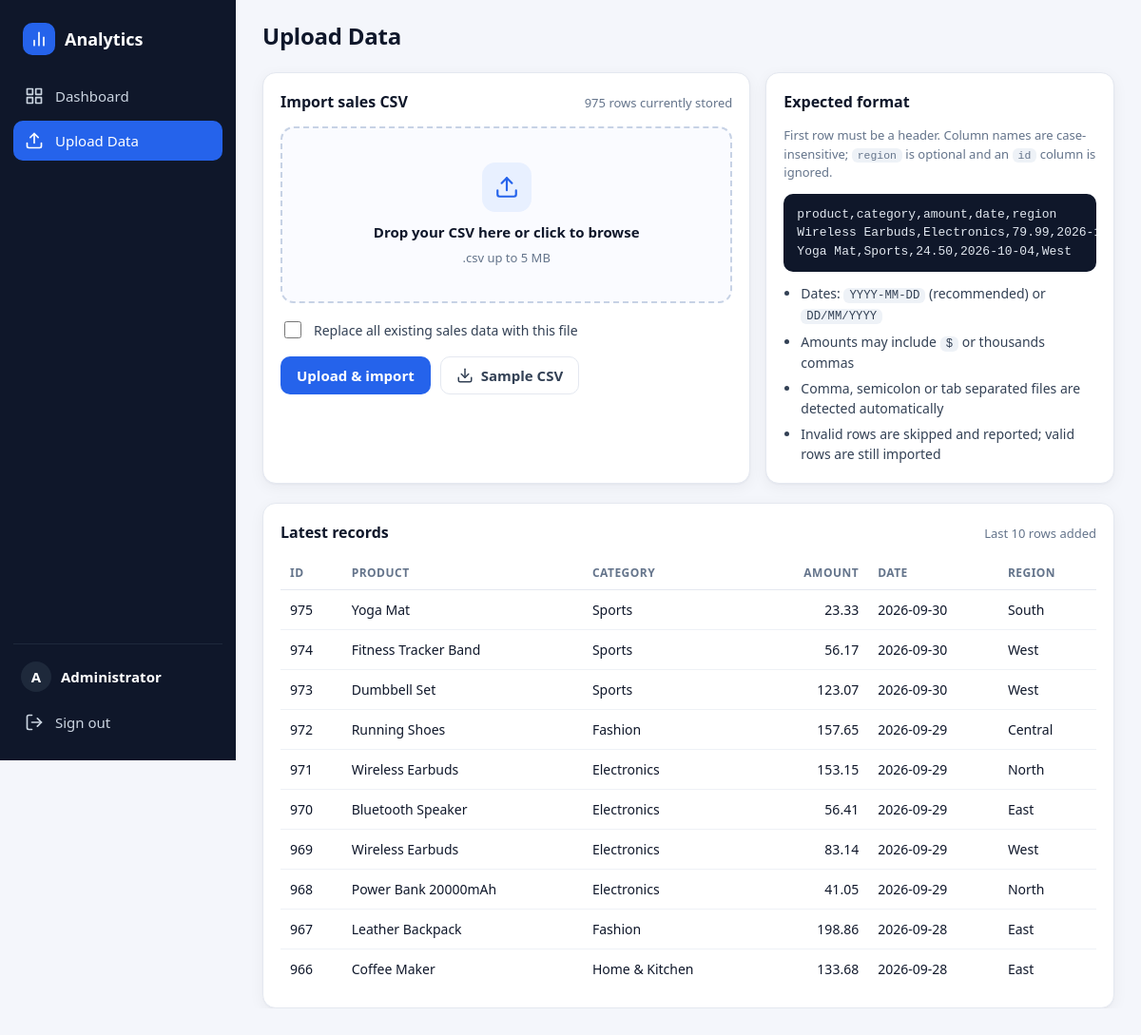
/upload/index.php (signed in), run on the app's committed database.
### tables this page shows
CREATE TABLE `sales_data` (
  `id`       INT UNSIGNED  NOT NULL AUTO_INCREMENT,
  `product`  VARCHAR(150)  NOT NULL,
  `category` VARCHAR(80)   NOT NULL,
  `amount`   DECIMAL(12,2) NOT NULL,
  `date`     DATE          NOT NULL,
  `region`   VARCHAR(80)   NOT NULL DEFAULT 'Unspecified',
  PRIMARY KEY (`id`),
  KEY `idx_sales_date` (`date`),
  KEY `idx_sales_category` (`category`),
  KEY `idx_sales_product` (`product`)
);

### upload/index.php (the view, shortened to what this page needs)
<?php
$error  = '';
$total = 0;
$recent = [];
try {
    $total  = (int) db()->query('SELECT COUNT(*) FROM sales_data')->fetchColumn();
    $recent = db()->query('SELECT id, product, category, amount, `date`, region FROM sales_data ORDER BY id DESC LIMIT 10')->fetchAll();
} catch (Throwable $ex) {
    if ($error === '') {
        $error = 'Database not reachable. ' . db_hint($ex);
    }
}
$base   = '../';
$active = 'upload';
$title  = 'Upload Data';
include __DIR__ . '/../partials/header.php';
?>
<div class="upload-layout">
    <section class="card panel">
        <header class="panel-head">
            <h2>Import sales CSV</h2>
            <span class="muted small"><?= number_format($total) ?> rows currently stored</span>
        </header>
        <form method="post" enctype="multipart/form-data" id="uploadForm">
            <label class="dropzone" id="dropzone" for="csv">
                <span class="dz-icon"><?= icon('upload') ?></span>
                <strong id="dzTitle">Drop your CSV here or click to browse</strong>
                <span class="muted small" id="dzSub">.csv up to <?= (int) (MAX_UPLOAD_BYTES / 1048576) ?> MB</span>
            </label>
            <label class="check">
                <input type="checkbox" name="replace" value="1">
                <span>Replace all existing sales data with this file</span>
            </label>
            <div class="form-actions">
                <button type="submit" class="btn btn-primary" id="uploadBtn">Upload &amp; import</button>
                <a class="btn btn-ghost" href="sample_sales.csv" download><?= icon('download') ?> Sample CSV</a>
            </div>
        </form>
    </section>
    <section class="card panel">
        <header class="panel-head"><h2>Expected format</h2></header>
        <p class="muted small">First row must be a header. Column names are case-insensitive; <code>region</code> is optional and an <code>id</code> column is ignored.</p>
        <pre class="code">product,category,amount,date,region
Wireless Earbuds,Electronics,79.99,2026-10-03,North
Yoga Mat,Sports,24.50,2026-10-04,West</pre>
        <ul class="tips">
            <li>Dates: <code>YYYY-MM-DD</code> (recommended) or <code>DD/MM/YYYY</code></li>
            <li>Amounts may include <code>$</code> or thousands commas</li>
            <li>Comma, semicolon or tab separated files are detected automatically</li>
            <li>Invalid rows are skipped and reported; valid rows are still imported</li>
        </ul>
    </section>
</div>
<section class="card panel">
    <header class="panel-head">
        <h2>Latest records</h2>
        <span class="muted small">Last 10 rows added</span>
    </header>
    <div class="table-wrap">
        <table class="table">
            <thead><tr><th>ID</th><th>Product</th><th>Category</th><th class="num">Amount</th><th>Date</th><th>Region</th></tr></thead>
            <tbody>
            <?php foreach ($recent as $r): ?>
                <tr>
                    <td><?= (int) $r['id'] ?></td>
                    <td><?= e($r['product']) ?></td>
                    <td><?= e($r['category']) ?></td>
                    <td class="num"><?= number_format((float) $r['amount'], 2) ?></td>
                    <td><?= e($r['date']) ?></td>
                    <td><?= e($r['region']) ?></td>
                </tr>
            <?php endforeach; ?>
            </tbody>
        </table>
    </div>
</section>
<?php include __DIR__ . '/../partials/footer.php'; ?>

### partials/header.php (shortened to what this page needs)
<?php
$base   = $base   ?? '';
$active = $active ?? 'dashboard';
$title  = $title  ?? 'Dashboard';
$name   = $_SESSION['full_name'] ?? $_SESSION['username'] ?? 'Admin';
$initial = strtoupper(substr((string) $name, 0, 1));
?>
<!DOCTYPE html>
<html lang="en">
<head>
    <link rel="stylesheet" href="<?= $base ?>assets/css/style.css">
</head>
<body>
<div class="app" id="app">
    <aside class="sidebar" id="sidebar">
        <div class="sidebar-brand">
            <span class="brand-mark sm"><?= icon('logo') ?></span>
            <span>Analytics</span>
        </div>
        <nav class="nav">
            <a href="<?= $base ?>dashboard.php" class="nav-link <?= $active === 'dashboard' ? 'active' : '' ?>">
                <?= icon('grid') ?> Dashboard
            </a>
            <a href="<?= $base ?>upload/" class="nav-link <?= $active === 'upload' ? 'active' : '' ?>">
                <?= icon('upload') ?> Upload Data
            </a>
        </nav>
        <div class="sidebar-foot">
            <div class="user-chip">
                <span class="avatar"><?= e($initial) ?></span>
                <span class="user-name"><?= e($name) ?></span>
            </div>
            <form method="post" action="<?= $base ?>logout.php">
                <button type="submit" class="nav-link logout-btn"><?= icon('logout') ?> Sign out</button>
            </form>
        </div>
    </aside>
    <div class="main">
        <header class="topbar">
            <h1 class="page-title"><?= e($title) ?></h1>
        </header>
        <main class="content">

### config.php (shortened to what this page needs)
<?php
function db_connect(?string $dbname = DB_NAME): PDO
{
    $ports = array_values(array_unique([DB_PORT, 3306, 3307, 3308]));
    $first = null;
    foreach ($ports as $port) {
        $dsn = 'mysql:host=' . DB_HOST . ';port=' . $port
             . ($dbname !== null ? ';dbname=' . $dbname : '') . ';charset=utf8mb4';
        try {
            return new PDO($dsn, DB_USER, DB_PASS, [
                PDO::ATTR_ERRMODE            => PDO::ERRMODE_EXCEPTION,
                PDO::ATTR_DEFAULT_FETCH_MODE => PDO::FETCH_ASSOC,
                PDO::ATTR_EMULATE_PREPARES   => false,
                PDO::ATTR_TIMEOUT            => 5,
            ]);
        } catch (PDOException $ex) {
            $first = $first ?? $ex;
            if (db_error_code($ex) !== 2002) {
                throw $ex;
            }
        }
    }
    throw $first;
}
function db(): PDO
{
    static $pdo = null;
    if ($pdo === null) {
        $pdo = db_connect(DB_NAME);
    }
    return $pdo;
}
function e($value): string
{
    return htmlspecialchars((string) $value, ENT_QUOTES, 'UTF-8');
}
function icon(string $name): string
{
    static $paths = [
        'logo'     => '<line x1="18" y1="20" x2="18" y2="10"/><line x1="12" y1="20" x2="12" y2="4"/><line x1="6" y1="20" x2="6" y2="14"/>',
        'grid'     => '<rect x="3" y="3" width="7" height="7"/><rect x="14" y="3" width="7" height="7"/><rect x="14" y="14" width="7" height="7"/><rect x="3" y="14" width="7" height="7"/>',
        'upload'   => '<path d="M21 15v4a2 2 0 0 1-2 2H5a2 2 0 0 1-2-2v-4"/><polyline points="17 8 12 3 7 8"/><line x1="12" y1="3" x2="12" y2="15"/>',
        'logout'   => '<path d="M9 21H5a2 2 0 0 1-2-2V5a2 2 0 0 1 2-2h4"/><polyline points="16 17 21 12 16 7"/><line x1="21" y1="12" x2="9" y2="12"/>',
        'menu'     => '<line x1="3" y1="12" x2="21" y2="12"/><line x1="3" y1="6" x2="21" y2="6"/><line x1="3" y1="18" x2="21" y2="18"/>',
        'cart'     => '<circle cx="9" cy="21" r="1"/><circle cx="20" cy="21" r="1"/><path d="M1 1h4l2.68 13.39a2 2 0 0 0 2 1.61h9.72a2 2 0 0 0 2-1.61L23 6H6"/>',
        'users'    => '<path d="M17 21v-2a4 4 0 0 0-4-4H5a4 4 0 0 0-4 4v2"/><circle cx="9" cy="7" r="4"/><path d="M23 21v-2a4 4 0 0 0-3-3.87"/><path d="M16 3.13a4 4 0 0 1 0 7.75"/>',
        'dollar'   => '<line x1="12" y1="1" x2="12" y2="23"/><path d="M17 5H9.5a3.5 3.5 0 0 0 0 7h5a3.5 3.5 0 0 1 0 7H6"/>',
        'trend'    => '<polyline points="23 6 13.5 15.5 8.5 10.5 1 18"/><polyline points="17 6 23 6 23 12"/>',
        'file'     => '<path d="M14 2H6a2 2 0 0 0-2 2v16a2 2 0 0 0 2 2h12a2 2 0 0 0 2-2V8z"/><polyline points="14 2 14 8 20 8"/>',
        'download' => '<path d="M21 15v4a2 2 0 0 1-2 2H5a2 2 0 0 1-2-2v-4"/><polyline points="7 10 12 15 17 10"/><line x1="12" y1="15" x2="12" y2="3"/>',
    ];
    $inner = $paths[$name] ?? '';
    return '<svg class="icon" viewBox="0 0 24 24" fill="none" stroke="currentColor" stroke-width="2" '
         . 'stroke-linecap="round" stroke-linejoin="round" aria-hidden="true">' . $inner . '</svg>';
}

### partials/footer.php (shortened to what this page needs)
        </main>
    </div>
</div>
</body>
</html>

### data on the page
sales_data: id "975", product "Yoga Mat", category "Sports", amount "23.33", date "2026-09-30", region "South"
sales_data: id "974", product "Fitness Tracker Band", category "Sports", amount "56.17", date "2026-09-30", region "West"
sales_data: id "973", product "Dumbbell Set", category "Sports", amount "123.07", date "2026-09-30", region "West"
sales_data: id "972", product "Running Shoes", category "Fashion", amount "157.65", date "2026-09-29", region "Central"
sales_data: id "971", product "Wireless Earbuds", category "Electronics", amount "153.15", date "2026-09-29", region "North"
sales_data: id "970", product "Bluetooth Speaker", category "Electronics", amount "56.41", date "2026-09-29", region "East"
sales_data: id "969", product "Wireless Earbuds", category "Electronics", amount "83.14", date "2026-09-29", region "West"
sales_data: id "968", product "Power Bank 20000mAh", category "Electronics", amount "41.05", date "2026-09-29", region "North"
sales_data: id "967", product "Leather Backpack", category "Fashion", amount "198.86", date "2026-09-28", region "East"
sales_data: id "966", product "Coffee Maker", category "Home & Kitchen", amount "133.68", date "2026-09-28", region "East"

### other printed values
$initial "A"
$name "Administrator"
$title "Upload Data"
$total "975"
MAX_UPLOAD_BYTES / 1048576 "5"
